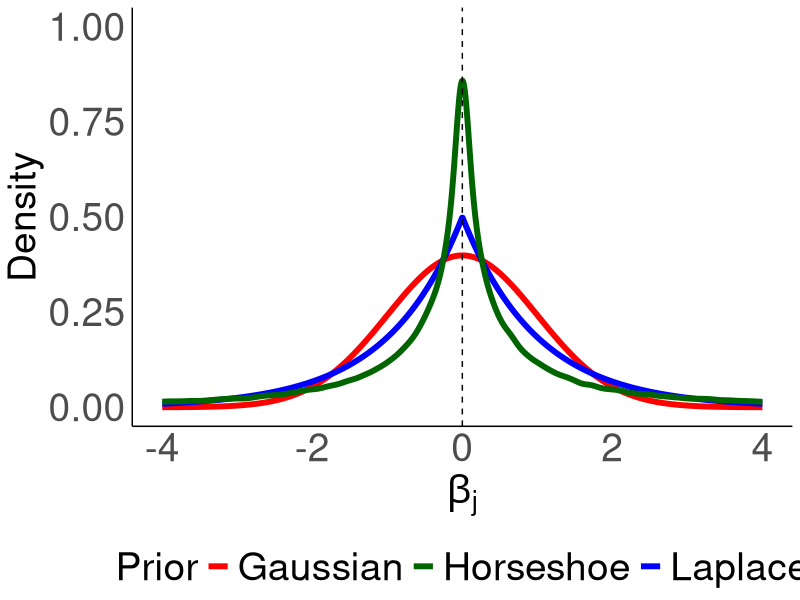
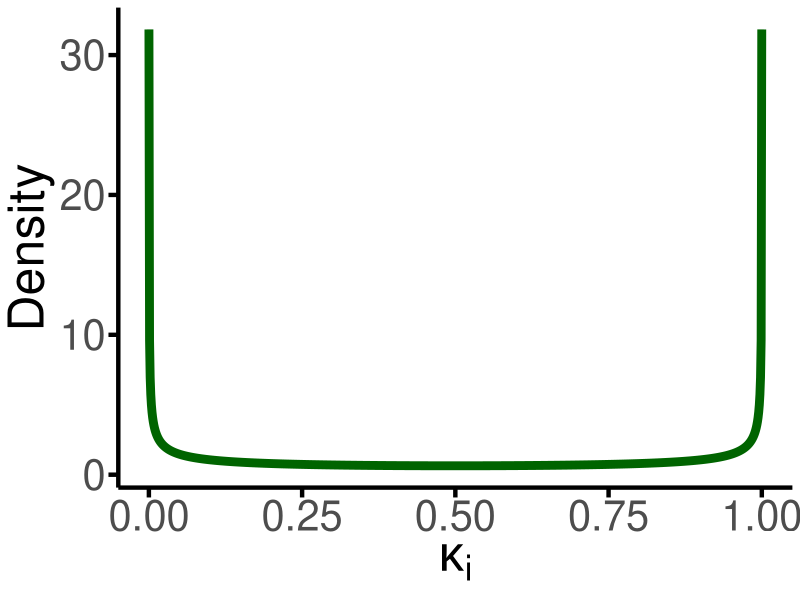

Recreate these plots in R, in order.
## ---- chunk 1
#| fig.width: 15
#| fig.height: 10
#| fig.align: center
#| echo: false
#| warning: false
#| message: false

library(ggplot2)

set.seed(123)

# Grid
beta_j <- seq(-4, 4, length.out = 1000)

# Parameters
b <- 1
sigma <- 1

# Gaussian prior
gaussian_prior <- dnorm(beta_j, 0, sigma)

# Laplace prior
laplace_prior <- (1/(2*b))*exp(-abs(beta_j)/b)

# Horseshoe prior (Monte Carlo approximation)
n <- 200000
lambda <- abs(rcauchy(n))
beta_hs <- rnorm(n,0,lambda)

hs_density <- density(beta_hs, from=-4, to=4, n=1000)

priors_df <- data.frame(
  beta_j = beta_j,
  Gaussian = gaussian_prior,
  Laplace = laplace_prior,
  Horseshoe = hs_density$y
)

ggplot(priors_df, aes(x=beta_j)) +
  geom_line(aes(y=Gaussian, color="Gaussian"), linewidth=2) +
  geom_line(aes(y=Laplace, color="Laplace"), linewidth=2) +
  geom_line(aes(y=Horseshoe, color="Horseshoe"), linewidth=2) +
  geom_vline(xintercept=0, linetype="dashed") +
  labs(x=expression(beta[j]), y="Density", color="Prior") +
  coord_cartesian(ylim=c(0,1)) +
  scale_color_manual(values=c(
    "Gaussian"="red",
    "Laplace"="blue",
    "Horseshoe"="darkgreen"
  )) +
  theme_minimal() +
  theme(
    legend.position="bottom",
    legend.text=element_text(size=28),
    legend.title=element_text(size=28),
    axis.title=element_text(size=28),
    axis.text=element_text(size=28),
    axis.line=element_line(color="black"),
    panel.grid=element_blank()
  )
## ---- chunk 2
#| fig.width: 12
#| fig.height: 8
#| fig.align: center
#| echo: false
#| warning: false
#| message: false

library(ggplot2)

kappa <- seq(0.0001,0.9999,length.out=1000)

beta_density <- dbeta(kappa,0.5,0.5)

df <- data.frame(
  kappa = kappa,
  density = beta_density
)

ggplot(df,aes(kappa,density)) +
  geom_line(linewidth=3, color="darkgreen") +
  labs(
    x=expression(kappa[i]),
    y="Density"
  ) +
  theme_minimal() +
  theme(
    axis.title = element_text(size=36),
    axis.text = element_text(size=30),
    axis.line = element_line(color="black", linewidth=1.5),
    axis.ticks = element_line(linewidth=1.5),
    axis.ticks.length = unit(0.25,"cm"),
    panel.grid = element_blank()
  )
